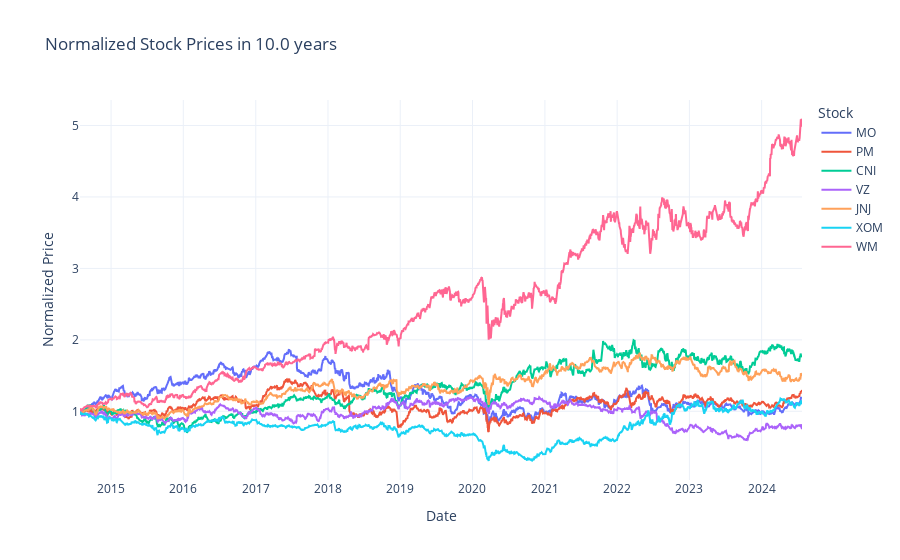

Notebook code cell kept with this figure:
### Code cell
stock_daily_ts_consolidate_normalized_df = stock_daily_ts_consolidate_df / stock_daily_ts_consolidate_df.iloc[-1]


# Create a Plotly figure
fig = go.Figure()

# Add traces for each stock
for column in stock_daily_ts_consolidate_normalized_df.columns:
    fig.add_trace(go.Scatter(
        x=stock_daily_ts_consolidate_normalized_df.index,
        y=stock_daily_ts_consolidate_normalized_df[column],
        mode='lines',
        name=column
    ))

# Customize layout
fig.update_layout(
    title=f'Normalized Stock Prices in {window_days/365} years',
    xaxis_title='Date',
    yaxis_title='Normalized Price',
    legend_title='Stock',
    template='plotly_white'
)

# Show the plot
fig.show()

### Figure 1 — Plotly figure (JSON) as saved in the notebook; plotly's stock layout.template omitted (floating-point values rounded to 4 significant figures; data arrays with more than 128 entries replaced by an {"elided": "..."} marker saying what was removed)
{"data": [{"mode": "lines", "name": "MO", "type": "scatter", "x": {"elided": "2514 str values"}, "y": {"elided": "2514 float values"}}, {"mode": "lines", "name": "PM", "type": "scatter", "x": {"elided": "2514 str values"}, "y": {"elided": "2514 float values"}}, {"mode": "lines", "name": "CNI", "type": "scatter", "x": {"elided": "2514 str values"}, "y": {"elided": "2514 float values"}}, {"mode": "lines", "name": "VZ", "type": "scatter", "x": {"elided": "2514 str values"}, "y": {"elided": "2514 float values"}}, {"mode": "lines", "name": "JNJ", "type": "scatter", "x": {"elided": "2514 str values"}, "y": {"elided": "2514 float values"}}, {"mode": "lines", "name": "XOM", "type": "scatter", "x": {"elided": "2514 str values"}, "y": {"elided": "2514 float values"}}, {"mode": "lines", "name": "WM", "type": "scatter", "x": {"elided": "2514 str values"}, "y": {"elided": "2514 float values"}}], "layout": {"legend": {"title": {"text": "Stock"}}, "title": {"text": "Normalized Stock Prices in 10.0 years"}, "xaxis": {"title": {"text": "Date"}}, "yaxis": {"title": {"text": "Normalized Price"}}}}
